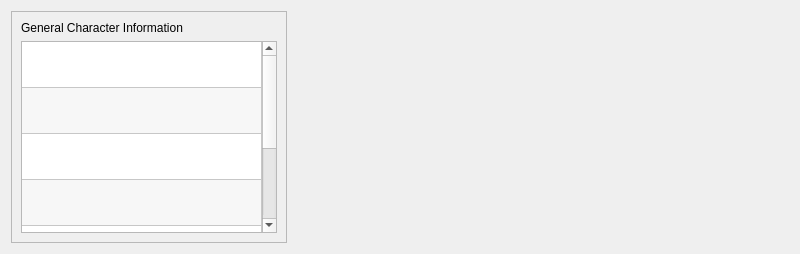
          <widget class="QWidget" name="tab">
           <attribute name="title">
            <string>General Information</string>
           </attribute>
           <attribute name="toolTip">
            <string>Contains general information about the character like his name, profession...</string>
           </attribute>
           <layout class="QHBoxLayout" name="horizontalLayout_4">
            <item>
             <widget class="QFrame" name="frame_2">
              <property name="frameShape">
               <enum>QFrame::StyledPanel</enum>
              </property>
              <property name="frameShadow">
               <enum>QFrame::Raised</enum>
              </property>
              <layout class="QVBoxLayout" name="verticalLayout_2">
               <item>
                <widget class="QLabel" name="label_5">
                 <property name="text">
                  <string>General Character Information</string>
                 </property>
                </widget>
               </item>
               <item>
                <widget class="QTableWidget" name="generalInfoTable">
                 <property name="alternatingRowColors">
                  <bool>true</bool>
                 </property>
                 <property name="cornerButtonEnabled">
                  <bool>false</bool>
                 </property>
                 <attribute name="horizontalHeaderVisible">
                  <bool>false</bool>
                 </attribute>
                 <attribute name="horizontalHeaderShowSortIndicator" stdset="0">
                  <bool>false</bool>
                 </attribute>
                 <attribute name="horizontalHeaderStretchLastSection">
                  <bool>true</bool>
                 </attribute>
                 <attribute name="verticalHeaderVisible">
                  <bool>false</bool>
                 </attribute>
                 <attribute name="verticalHeaderCascadingSectionResizes">
                  <bool>true</bool>
                 </attribute>
                 <attribute name="verticalHeaderDefaultSectionSize">
                  <number>46</number>
                 </attribute>
                 <attribute name="verticalHeaderMinimumSectionSize">
                  <number>20</number>
                 </attribute>
                 <attribute name="verticalHeaderShowSortIndicator" stdset="0">
                  <bool>false</bool>
                 </attribute>
                 <attribute name="verticalHeaderStretchLastSection">
                  <bool>false</bool>
                 </attribute>
                 <row>
                  <property name="text">
                   <string>Name: </string>
                  </property>
                 </row>
                 <row>
                  <property name="text">
                   <string>Surname: </string>
                  </property>
                 </row>
                 <row>
                  <property name="text">
                   <string>Species: </string>
                  </property>
                 </row>
                 <row>
                  <property name="text">
                   <string>Profession: </string>
                  </property>
                 </row>
                 <row>
                  <property name="text">
                   <string>Culture: </string>
                  </property>
                 </row>
                 <row>
                  <property name="text">
                   <string>Height: </string>
                  </property>
                 </row>
                 <row>
                  <property name="text">
                   <string>Weight: </string>
                  </property>
                 </row>
                 <column>
                  <property name="text">
                   <string/>
                  </property>
                 </column>
                </widget>
               </item>
              </layout>
             </widget>
            </item>
            <item>
             <spacer name="horizontalSpacer">
              <property name="orientation">
               <enum>Qt::Horizontal</enum>
              </property>
              <property name="sizeHint" stdset="0">
               <size>
                <width>502</width>
                <height>20</height>
               </size>
              </property>
             </spacer>
            </item>
           </layout>
          </widget>
